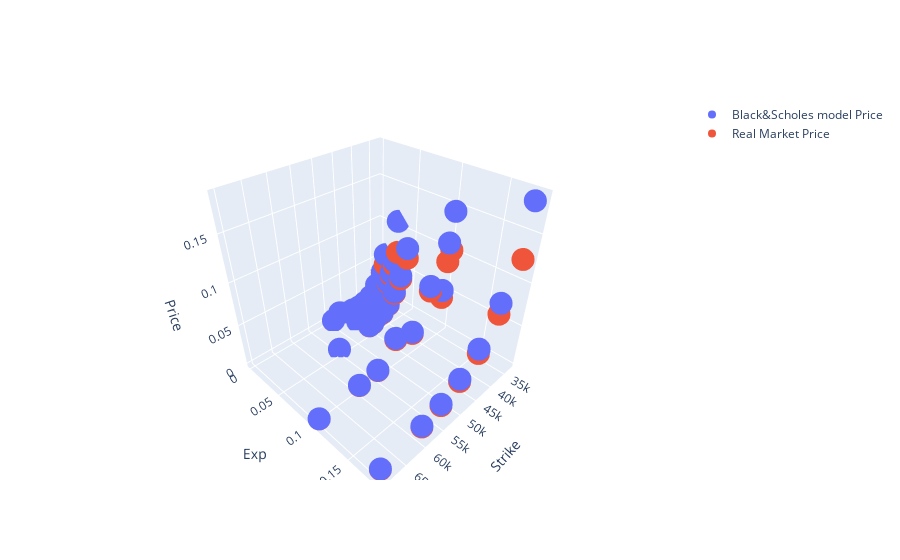

Notebook code cell kept with this figure:
### Code cell
import plotly.graph_objects as go

option.append_Merton_price()

x = option.df['K']
y = option.df['_T']
z = option.df['BS_PRICE']
z2 = option.df['mid']
z3 = option.df['MERTON_PRICE']


#fig = go.Figure(data=[go.Scatter3d(x=x, y=y, z=z , mode='markers', name='BS price')])

fig = go.Figure(data=[go.Scatter3d(x=x, y=y, z=z , mode='markers', name='Black&Scholes model Price'),
                      go.Scatter3d(x=x, y=y, z=z2, mode='markers', name='Real Market Price'),
                      go.Scatter3d(x=x, y=y, z=z3, mode='markers', name='Merton Model Price')])


fig.update_scenes(xaxis_title_text='Strike', yaxis_title_text='Exp', zaxis_title_text='Price') 
fig.show()

rms_merton = mean_squared_error(option.df['mid'], option.df['MERTON_PRICE'], squared=False)
rms_bs = mean_squared_error(option.df['mid'], option.df['BS_PRICE'], squared=False)

print('Root Mean Squared Error | MERTON = {}%'.format(rms_merton*100))
print('Root Mean Squared Error | B&S    = {}%'.format(rms_bs*100))
